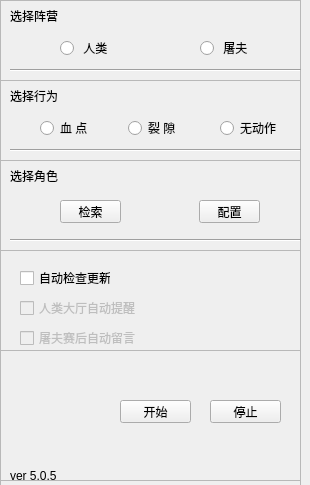
<?xml version="1.0" encoding="UTF-8"?>
<ui version="4.0">
 <class>MainWindow</class>
 <widget class="QMainWindow" name="MainWindow">
  <property name="geometry">
   <rect>
    <x>0</x>
    <y>0</y>
    <width>310</width>
    <height>485</height>
   </rect>
  </property>
  <property name="minimumSize">
   <size>
    <width>310</width>
    <height>485</height>
   </size>
  </property>
  <property name="maximumSize">
   <size>
    <width>310</width>
    <height>485</height>
   </size>
  </property>
  <property name="windowTitle">
   <string>DBD_AFK_TOOL</string>
  </property>
  <widget class="QWidget" name="centralwidget">
   <widget class="QFrame" name="frame">
    <property name="geometry">
     <rect>
      <x>0</x>
      <y>0</y>
      <width>301</width>
      <height>491</height>
     </rect>
    </property>
    <property name="frameShape">
     <enum>QFrame::StyledPanel</enum>
    </property>
    <property name="frameShadow">
     <enum>QFrame::Raised</enum>
    </property>
    <widget class="QFrame" name="frame_2">
     <property name="geometry">
      <rect>
       <x>0</x>
       <y>0</y>
       <width>311</width>
       <height>81</height>
      </rect>
     </property>
     <property name="frameShape">
      <enum>QFrame::StyledPanel</enum>
     </property>
     <property name="frameShadow">
      <enum>QFrame::Raised</enum>
     </property>
     <widget class="QLabel" name="lb_camp">
      <property name="geometry">
       <rect>
        <x>10</x>
        <y>10</y>
        <width>54</width>
        <height>12</height>
       </rect>
      </property>
      <property name="text">
       <string>选择阵营</string>
      </property>
     </widget>
     <widget class="QRadioButton" name="rb_survivor">
      <property name="geometry">
       <rect>
        <x>60</x>
        <y>40</y>
        <width>61</width>
        <height>16</height>
       </rect>
      </property>
      <property name="text">
       <string> 人类</string>
      </property>
     </widget>
     <widget class="QRadioButton" name="rb_killer">
      <property name="geometry">
       <rect>
        <x>200</x>
        <y>40</y>
        <width>71</width>
        <height>16</height>
       </rect>
      </property>
      <property name="text">
       <string> 屠夫</string>
      </property>
     </widget>
     <widget class="Line" name="line">
      <property name="geometry">
       <rect>
        <x>10</x>
        <y>60</y>
        <width>291</width>
        <height>20</height>
       </rect>
      </property>
      <property name="orientation">
       <enum>Qt::Horizontal</enum>
      </property>
     </widget>
    </widget>
    <widget class="QFrame" name="frame_3">
     <property name="geometry">
      <rect>
       <x>0</x>
       <y>80</y>
       <width>311</width>
       <height>81</height>
      </rect>
     </property>
     <property name="frameShape">
      <enum>QFrame::StyledPanel</enum>
     </property>
     <property name="frameShadow">
      <enum>QFrame::Raised</enum>
     </property>
     <widget class="QLabel" name="lb_action_mode">
      <property name="geometry">
       <rect>
        <x>10</x>
        <y>10</y>
        <width>54</width>
        <height>12</height>
       </rect>
      </property>
      <property name="text">
       <string>选择行为</string>
      </property>
     </widget>
     <widget class="QRadioButton" name="rb_fixed_mode">
      <property name="geometry">
       <rect>
        <x>40</x>
        <y>40</y>
        <width>61</width>
        <height>16</height>
       </rect>
      </property>
      <property name="text">
       <string>血 点</string>
      </property>
     </widget>
     <widget class="QRadioButton" name="rb_random_mode">
      <property name="geometry">
       <rect>
        <x>128</x>
        <y>40</y>
        <width>61</width>
        <height>16</height>
       </rect>
      </property>
      <property name="text">
       <string>裂 隙</string>
      </property>
     </widget>
     <widget class="Line" name="line_2">
      <property name="geometry">
       <rect>
        <x>10</x>
        <y>60</y>
        <width>291</width>
        <height>20</height>
       </rect>
      </property>
      <property name="orientation">
       <enum>Qt::Horizontal</enum>
      </property>
     </widget>
     <widget class="QRadioButton" name="rb_no_action">
      <property name="geometry">
       <rect>
        <x>220</x>
        <y>40</y>
        <width>71</width>
        <height>16</height>
       </rect>
      </property>
      <property name="text">
       <string>无动作</string>
      </property>
     </widget>
    </widget>
    <widget class="QFrame" name="frame_4">
     <property name="geometry">
      <rect>
       <x>0</x>
       <y>160</y>
       <width>311</width>
       <height>91</height>
      </rect>
     </property>
     <property name="frameShape">
      <enum>QFrame::StyledPanel</enum>
     </property>
     <property name="frameShadow">
      <enum>QFrame::Raised</enum>
     </property>
     <widget class="QLabel" name="lb_select_charactor">
      <property name="geometry">
       <rect>
        <x>10</x>
        <y>10</y>
        <width>54</width>
        <height>12</height>
       </rect>
      </property>
      <property name="text">
       <string>选择角色</string>
      </property>
     </widget>
     <widget class="QPushButton" name="pb_research">
      <property name="geometry">
       <rect>
        <x>60</x>
        <y>40</y>
        <width>61</width>
        <height>23</height>
       </rect>
      </property>
      <property name="text">
       <string>检索</string>
      </property>
     </widget>
     <widget class="QPushButton" name="pb_select_cfg">
      <property name="geometry">
       <rect>
        <x>199</x>
        <y>40</y>
        <width>61</width>
        <height>23</height>
       </rect>
      </property>
      <property name="text">
       <string>配置</string>
      </property>
     </widget>
     <widget class="Line" name="line_3">
      <property name="geometry">
       <rect>
        <x>10</x>
        <y>70</y>
        <width>291</width>
        <height>20</height>
       </rect>
      </property>
      <property name="orientation">
       <enum>Qt::Horizontal</enum>
      </property>
     </widget>
    </widget>
    <widget class="QFrame" name="frame_5">
     <property name="geometry">
      <rect>
       <x>0</x>
       <y>250</y>
       <width>311</width>
       <height>101</height>
      </rect>
     </property>
     <property name="frameShape">
      <enum>QFrame::StyledPanel</enum>
     </property>
     <property name="frameShadow">
      <enum>QFrame::Raised</enum>
     </property>
     <widget class="QCheckBox" name="cb_autocheck">
      <property name="geometry">
       <rect>
        <x>20</x>
        <y>20</y>
        <width>91</width>
        <height>16</height>
       </rect>
      </property>
      <property name="text">
       <string>自动检查更新</string>
      </property>
     </widget>
     <widget class="QCheckBox" name="cb_survivor_do">
      <property name="enabled">
       <bool>false</bool>
      </property>
      <property name="geometry">
       <rect>
        <x>20</x>
        <y>50</y>
        <width>121</width>
        <height>16</height>
       </rect>
      </property>
      <property name="text">
       <string>人类大厅自动提醒</string>
      </property>
     </widget>
     <widget class="QCheckBox" name="cb_killer_do">
      <property name="enabled">
       <bool>false</bool>
      </property>
      <property name="geometry">
       <rect>
        <x>20</x>
        <y>80</y>
        <width>121</width>
        <height>16</height>
       </rect>
      </property>
      <property name="text">
       <string>屠夫赛后自动留言</string>
      </property>
     </widget>
    </widget>
    <widget class="QFrame" name="frame_6">
     <property name="geometry">
      <rect>
       <x>0</x>
       <y>350</y>
       <width>311</width>
       <height>131</height>
      </rect>
     </property>
     <property name="frameShape">
      <enum>QFrame::StyledPanel</enum>
     </property>
     <property name="frameShadow">
      <enum>QFrame::Raised</enum>
     </property>
     <widget class="QPushButton" name="pb_start">
      <property name="geometry">
       <rect>
        <x>120</x>
        <y>50</y>
        <width>71</width>
        <height>23</height>
       </rect>
      </property>
      <property name="text">
       <string>开始</string>
      </property>
     </widget>
     <widget class="QPushButton" name="pb_stop">
      <property name="geometry">
       <rect>
        <x>210</x>
        <y>50</y>
        <width>71</width>
        <height>23</height>
       </rect>
      </property>
      <property name="text">
       <string>停止</string>
      </property>
     </widget>
     <widget class="QPushButton" name="pb_github">
      <property name="geometry">
       <rect>
        <x>270</x>
        <y>100</y>
        <width>31</width>
        <height>31</height>
       </rect>
      </property>
      <property name="cursor">
       <cursorShape>PointingHandCursor</cursorShape>
      </property>
      <property name="styleSheet">
       <string notr="true">QPushButton {
	border-image: url(picture/Github.bmp);
	border-radius: 5px;
}
QPushButton:hover {
	border-image: url(picture/Github.bmp);
	border-radius: 5px;
	background-color: #F0F0F0;
}</string>
      </property>
      <property name="text">
       <string/>
      </property>
     </widget>
     <widget class="QLabel" name="lb_version">
      <property name="geometry">
       <rect>
        <x>10</x>
        <y>120</y>
        <width>54</width>
        <height>12</height>
       </rect>
      </property>
      <property name="text">
       <string>ver 5.0.5</string>
      </property>
     </widget>
    </widget>
    <zorder>frame_6</zorder>
    <zorder>frame_2</zorder>
    <zorder>frame_3</zorder>
    <zorder>frame_4</zorder>
    <zorder>frame_5</zorder>
   </widget>
  </widget>
 </widget>
 <resources/>
 <connections>
  <connection>
   <sender>rb_survivor</sender>
   <signal>clicked(bool)</signal>
   <receiver>cb_survivor_do</receiver>
   <slot>setEnabled(bool)</slot>
   <hints>
    <hint type="sourcelabel">
     <x>66</x>
     <y>49</y>
    </hint>
    <hint type="destinationlabel">
     <x>66</x>
     <y>306</y>
    </hint>
   </hints>
  </connection>
  <connection>
   <sender>rb_survivor</sender>
   <signal>clicked(bool)</signal>
   <receiver>cb_killer_do</receiver>
   <slot>setDisabled(bool)</slot>
   <hints>
    <hint type="sourcelabel">
     <x>89</x>
     <y>48</y>
    </hint>
    <hint type="destinationlabel">
     <x>101</x>
     <y>335</y>
    </hint>
   </hints>
  </connection>
  <connection>
   <sender>rb_killer</sender>
   <signal>clicked(bool)</signal>
   <receiver>cb_killer_do</receiver>
   <slot>setEnabled(bool)</slot>
   <hints>
    <hint type="sourcelabel">
     <x>200</x>
     <y>48</y>
    </hint>
    <hint type="destinationlabel">
     <x>129</x>
     <y>337</y>
    </hint>
   </hints>
  </connection>
  <connection>
   <sender>rb_killer</sender>
   <signal>clicked(bool)</signal>
   <receiver>cb_survivor_do</receiver>
   <slot>setDisabled(bool)</slot>
   <hints>
    <hint type="sourcelabel">
     <x>220</x>
     <y>49</y>
    </hint>
    <hint type="destinationlabel">
     <x>126</x>
     <y>306</y>
    </hint>
   </hints>
  </connection>
  <connection>
   <sender>rb_survivor</sender>
   <signal>clicked(bool)</signal>
   <receiver>rb_fixed_mode</receiver>
   <slot>setDisabled(bool)</slot>
   <hints>
    <hint type="sourcelabel">
     <x>76</x>
     <y>52</y>
    </hint>
    <hint type="destinationlabel">
     <x>73</x>
     <y>124</y>
    </hint>
   </hints>
  </connection>
  <connection>
   <sender>rb_survivor</sender>
   <signal>clicked(bool)</signal>
   <receiver>rb_no_action</receiver>
   <slot>setDisabled(bool)</slot>
   <hints>
    <hint type="sourcelabel">
     <x>118</x>
     <y>49</y>
    </hint>
    <hint type="destinationlabel">
     <x>278</x>
     <y>127</y>
    </hint>
   </hints>
  </connection>
  <connection>
   <sender>rb_survivor</sender>
   <signal>clicked(bool)</signal>
   <receiver>pb_research</receiver>
   <slot>setDisabled(bool)</slot>
   <hints>
    <hint type="sourcelabel">
     <x>92</x>
     <y>45</y>
    </hint>
    <hint type="destinationlabel">
     <x>93</x>
     <y>210</y>
    </hint>
   </hints>
  </connection>
  <connection>
   <sender>rb_survivor</sender>
   <signal>clicked(bool)</signal>
   <receiver>pb_select_cfg</receiver>
   <slot>setDisabled(bool)</slot>
   <hints>
    <hint type="sourcelabel">
     <x>96</x>
     <y>46</y>
    </hint>
    <hint type="destinationlabel">
     <x>235</x>
     <y>210</y>
    </hint>
   </hints>
  </connection>
  <connection>
   <sender>rb_survivor</sender>
   <signal>clicked(bool)</signal>
   <receiver>rb_random_mode</receiver>
   <slot>setDisabled(bool)</slot>
   <hints>
    <hint type="sourcelabel">
     <x>89</x>
     <y>45</y>
    </hint>
    <hint type="destinationlabel">
     <x>159</x>
     <y>121</y>
    </hint>
   </hints>
  </connection>
  <connection>
   <sender>rb_killer</sender>
   <signal>clicked(bool)</signal>
   <receiver>rb_fixed_mode</receiver>
   <slot>setEnabled(bool)</slot>
   <hints>
    <hint type="sourcelabel">
     <x>244</x>
     <y>46</y>
    </hint>
    <hint type="destinationlabel">
     <x>53</x>
     <y>126</y>
    </hint>
   </hints>
  </connection>
  <connection>
   <sender>rb_killer</sender>
   <signal>clicked(bool)</signal>
   <receiver>rb_random_mode</receiver>
   <slot>setEnabled(bool)</slot>
   <hints>
    <hint type="sourcelabel">
     <x>236</x>
     <y>50</y>
    </hint>
    <hint type="destinationlabel">
     <x>168</x>
     <y>125</y>
    </hint>
   </hints>
  </connection>
  <connection>
   <sender>rb_killer</sender>
   <signal>clicked(bool)</signal>
   <receiver>rb_no_action</receiver>
   <slot>setEnabled(bool)</slot>
   <hints>
    <hint type="sourcelabel">
     <x>250</x>
     <y>50</y>
    </hint>
    <hint type="destinationlabel">
     <x>255</x>
     <y>127</y>
    </hint>
   </hints>
  </connection>
  <connection>
   <sender>rb_killer</sender>
   <signal>clicked(bool)</signal>
   <receiver>pb_research</receiver>
   <slot>setEnabled(bool)</slot>
   <hints>
    <hint type="sourcelabel">
     <x>229</x>
     <y>44</y>
    </hint>
    <hint type="destinationlabel">
     <x>108</x>
     <y>203</y>
    </hint>
   </hints>
  </connection>
  <connection>
   <sender>rb_killer</sender>
   <signal>clicked(bool)</signal>
   <receiver>pb_select_cfg</receiver>
   <slot>setEnabled(bool)</slot>
   <hints>
    <hint type="sourcelabel">
     <x>232</x>
     <y>48</y>
    </hint>
    <hint type="destinationlabel">
     <x>211</x>
     <y>209</y>
    </hint>
   </hints>
  </connection>
 </connections>
</ui>
